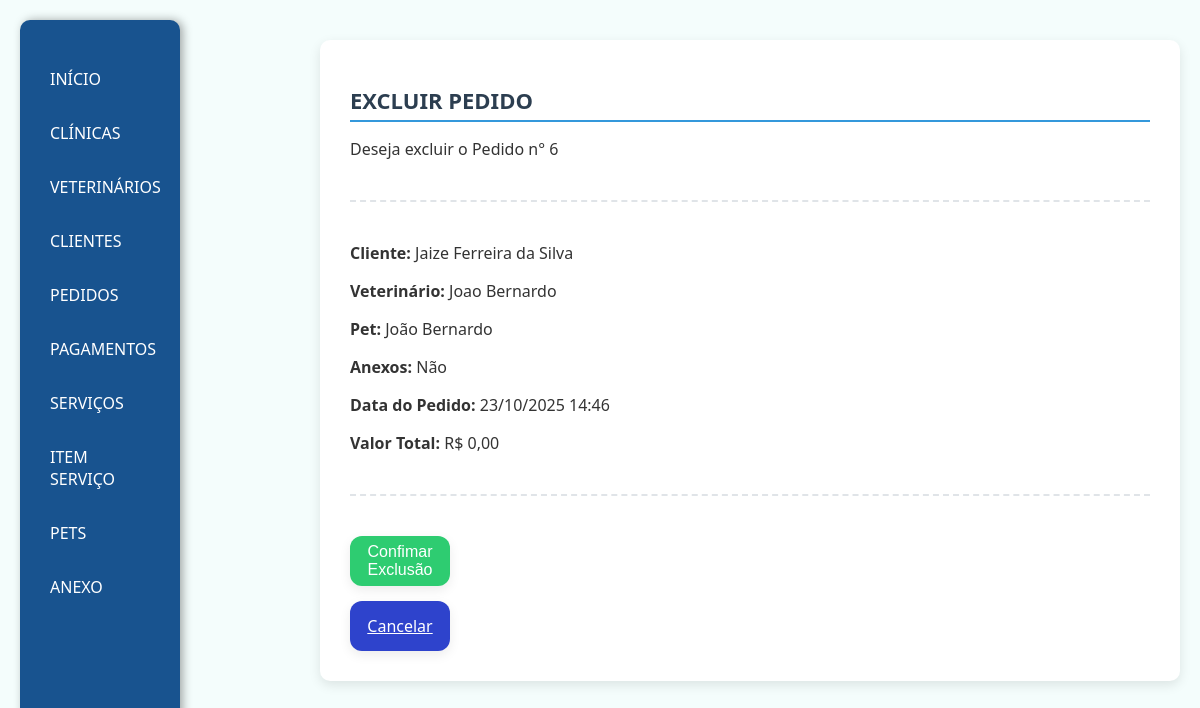
Page /excluirPedido/6 on the committed database.
### app/models.py (models this page shows, shortened)
class Pedido(models.Model):
    dataPedido = models.DateTimeField(auto_now_add=True)
    valorTotal = models.DecimalField(max_digits=10, decimal_places=2, default=0)
    idCliente = models.ForeignKey(Cliente, on_delete=models.SET_NULL, null=True)
    idPet = models.ForeignKey(Pet, on_delete=models.SET_NULL, null=True)
    idVeterinario = models.ForeignKey(Veterinario, on_delete=models.SET_NULL, null=True)
    anexos = models.BooleanField(null=True)

class Cliente(models.Model):
    nome = models.CharField(max_length=50)
    telefone = models.CharField(max_length=20)
    email = models.EmailField(max_length=254, blank=True)
    endereco = models.TextField()
    idClinica = models.ForeignKey(Clinica, on_delete=models.SET_NULL, null=True)
    def __str__(self):
        return self.nome

class Veterinario(models.Model):
    nome = models.CharField(max_length=100)
    especialidade = models.CharField(max_length=100)
    telefone = models.CharField(max_length=20)
    idClinica = models.ForeignKey(Clinica, on_delete=models.SET_NULL, null=True)
    def __str__(self):
        return self.nome

class Pet(models.Model):
    nome = models.CharField(max_length=50)
    tipo = models.CharField(max_length=50)
    raca = models.CharField(max_length=50, blank=True)
    dataNascimento = models.DateField(auto_now=False, auto_now_add=False)
    sexo = models.CharField(max_length=50)
    idDono = models.ForeignKey(Cliente, on_delete=models.CASCADE)
    imagemPet = models.ImageField(upload_to='imagemPet', null=True, blank=True)
    def __str__(self):
        return self.nome

### app/views.py (the view)
# urls.py: path('excluirPedido/<int:id>', views.excluirPedido, name="excluirPedido"),
def excluirPedido(request, id):
    pedidoExcluir = get_object_or_404(Pedido, pk=id)
    if request.method == 'POST':
        pedidoExcluir.delete()
        return redirect('pedido')
    return render(request, 'pedido/excluirPedido.html', {
        "pedido": pedidoExcluir
    })

### app/templates/pedido/excluirPedido.html (shortened to what this page needs)
{%extends 'base.html'%}
{%load static%}
{%block estiloCss%}
<link rel="stylesheet" href="{%static 'css/padrao.css'%}">
{%endblock%}
{%block conteudo%}
<div class="cont">
    <h1><strong>EXCLUIR PEDIDO</strong></h1>
    <p>Deseja excluir o Pedido n° {{pedido.id}}</p>
    <hr>
    <div>
        <p><strong>Cliente:</strong> {{ pedido.idCliente }}</p>
        <p><strong>Veterinário:</strong> {{ pedido.idVeterinario }}</p>
        <p><strong>Pet:</strong> {{ pedido.idPet }}</p>
        <p><strong>Anexos:</strong> {% if pedido.anexos %}Sim{% else %}Não{% endif %}</p>
        <p><strong>Data do Pedido:</strong> {{ pedido.dataPedido|date:"d/m/Y H:i" }}</p>
        <p><strong>Valor Total:</strong> R$ {{ pedido.valorTotal|floatformat:2 }}</p>
    </div>
      <hr>
    <form method="POST">
        <Button type="submit">Confimar Exclusão</Button>
        <a class="btnA" href="{%url 'pedido'%}"> Cancelar</a>
    </form>
</div>
{%endblock%}

### app/static/css/base.css (style rules this page uses)
body { font-family: 'Segoe UI', sans-serif; background-color: #f4fdfc; margin: 0; padding: 20px; color: #333; display: flex; justify-content: space-between; }
form button { background-color: #2ecc71; color: #fff; border: none; padding: 12px 0; font-size: 16px; font-weight: 500; border-radius: 12px; cursor: pointer; transition: all 0.3s ease; box-shadow: 0 4px 12px rgba(0, 0, 0, 0.08); height: 50px; width: 100px; display: flex; align-items: center; justify-content: center; }

### app/static/css/padrao.css (style rules this page uses)
h1 { font-size: 22px; color: #2c3e50; margin-bottom: 15px; border-bottom: 2px solid #3498db; padding-bottom: 5px; }
form { display: flex; flex-direction: column; gap: 15px; }
form button { background-color: #2ecc71; color: #fff; border: none; padding: 12px 0; font-size: 16px; font-weight: 500; border-radius: 12px; cursor: pointer; transition: all 0.3s ease; box-shadow: 0 4px 12px rgba(0, 0, 0, 0.08); height: 50px; width: 100px; display: flex; align-items: center; justify-content: center; }
hr { margin: 40px 0; border: none; border-top: 1px solid #ccc; }
.btnA { background-color: #2e43cc; color: #fff; border: none; font-size: 16px; font-weight: 500; border-radius: 12px; cursor: pointer; transition: all 0.3s ease; box-shadow: 0 4px 12px rgba(0, 0, 0, 0.08); height: 50px; width: 100px; display: flex; align-items: center; justify-content: center; }
hr { border: none; border-top: 2px dashed #e0e4e8; margin: 40px 0; }

### rows in the picture
Pedido: id "6", idCliente "Jaize Ferreira da Silva", idVeterinario "Joao Bernardo", idPet "João Bernardo", dataPedido "23/10/2025 14:46", valorTotal "0,00"
